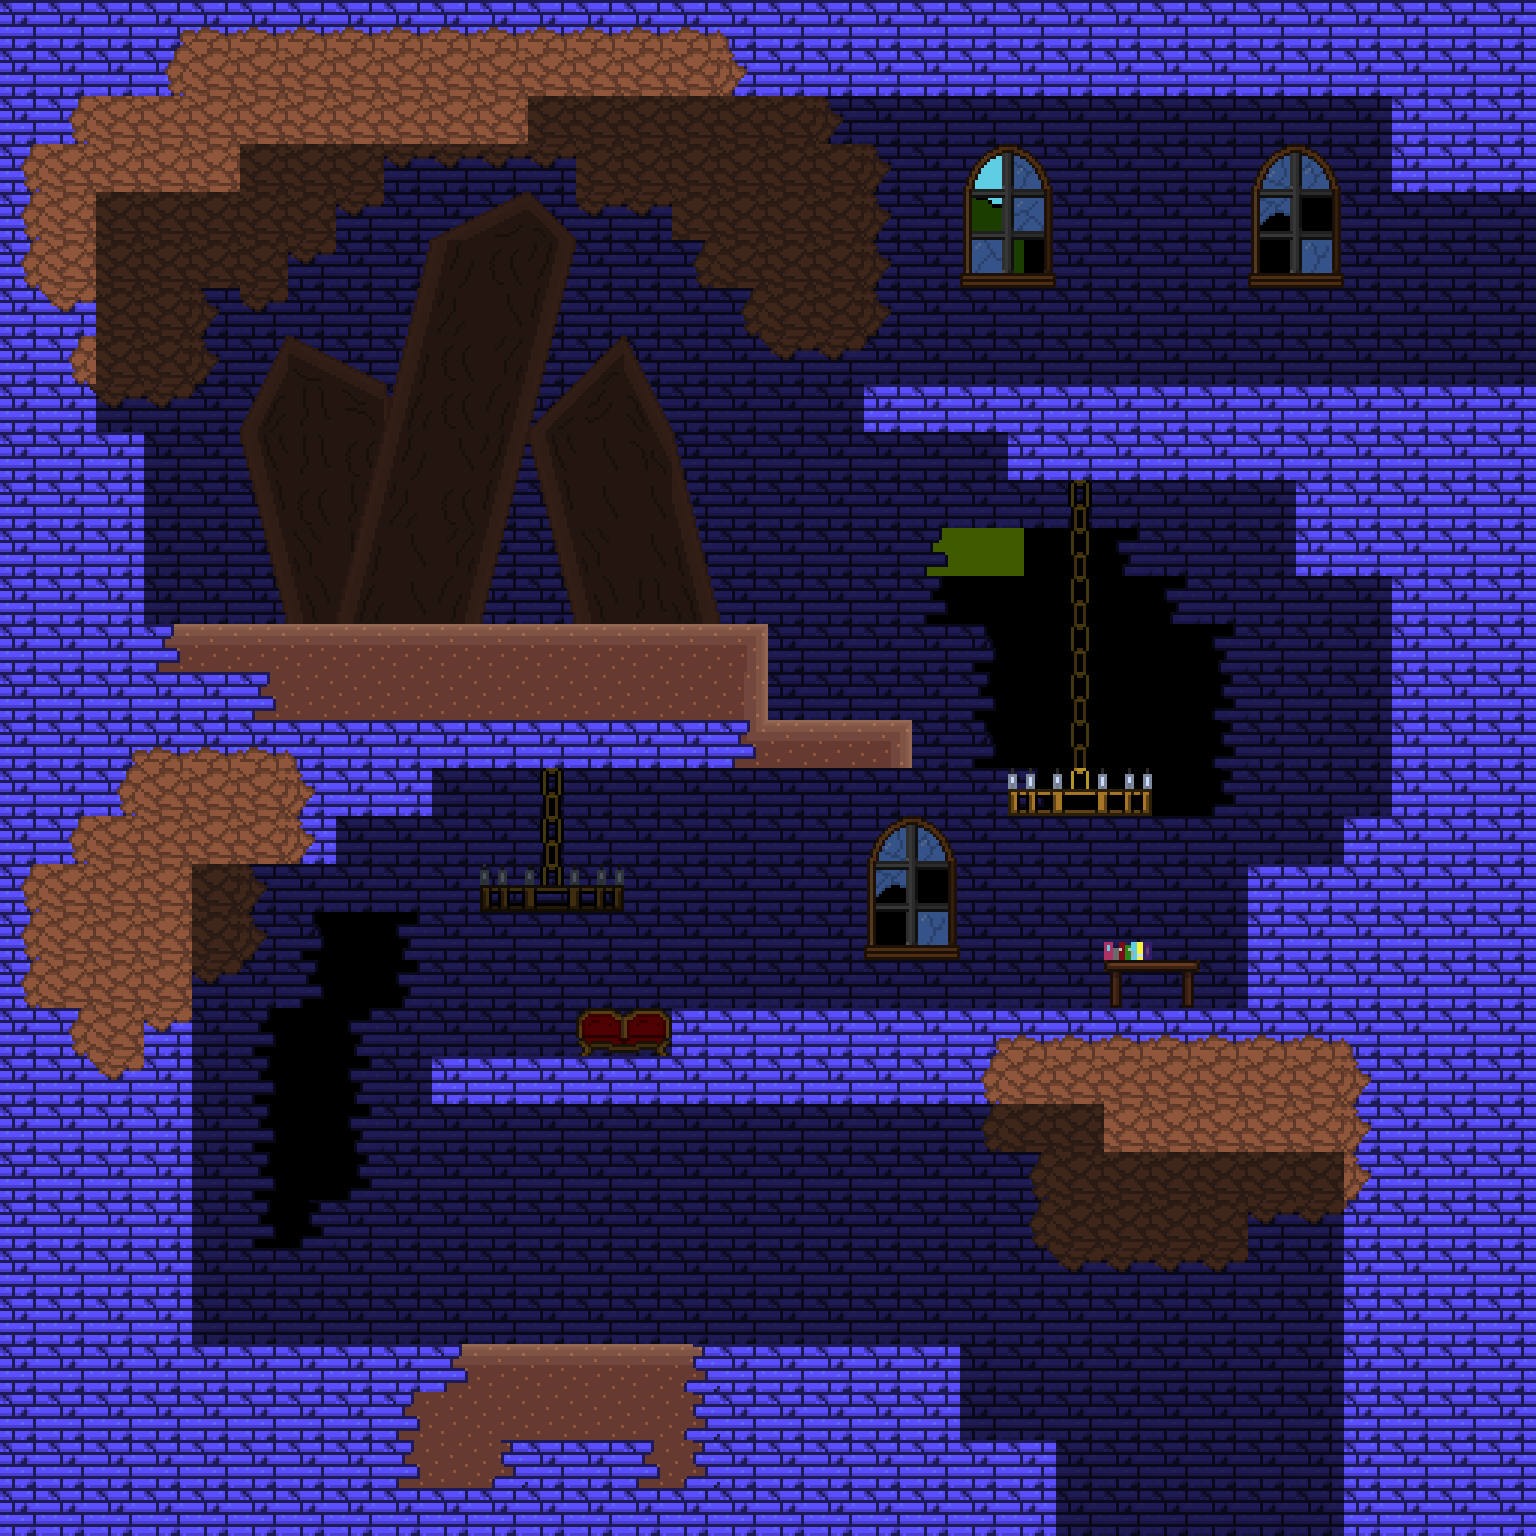

A 2D game scene composited from a Tiled map and its tileset images. What follows is a short description and the map's XML, with each tile layer's data collapsed to a summary:
An orthogonal 32x32 tile map with 48x48 px tiles, 4 tile layers (back_tiles, back_second, front, front_second), 4 tilesets, 3 image layers and 36 objects (5x HazardRockBlock, 2x SpawnPoint, 2x EnemyGroundedElemental, 2x Portal, SpellUnlockGround, ...).

<map version="1.11" tiledversion="1.11.0" orientation="orthogonal" renderorder="right-down" width="32" height="32" tilewidth="48" tileheight="48" infinite="0" nextlayerid="22" nextobjectid="200">
 <tileset firstgid="1" name="tileset01" tilewidth="48" tileheight="48" tilecount="176" columns="16">
  <image source="../tilesets/tileset01.png" width="768" height="528" />
 </tileset>
 <tileset firstgid="177" name="tileset02" tilewidth="48" tileheight="48" tilecount="121" columns="11">
  <image source="../tilesets/tileset02.png" width="528" height="528" />
 </tileset>
 <tileset firstgid="298" name="tileset03" tilewidth="48" tileheight="48" tilecount="306" columns="17">
  <image source="../tilesets/tileset03.png" width="816" height="864" />
 </tileset>
 <tileset firstgid="604" name="objects" tilewidth="48" tileheight="48" tilecount="64" columns="8">
  <image source="../tilesets/objects.png" width="384" height="384" />
 </tileset>
 <imagelayer id="17" name="Image Layer 1">
  <image source="../Backgrounds/ground_back.png" width="1024" height="576" />
  <properties>
   <property name="depth" type="int" value="3000" />
   <property name="parallax_x" type="float" value="1" />
   <property name="parallax_y" type="float" value="1" />
   <property name="repeat_y" type="bool" value="true" />
  </properties>
 </imagelayer>
 <imagelayer id="18" name="Image Layer 2">
  <image source="../Backgrounds/ground_far.png" width="1024" height="576" />
  <properties>
   <property name="depth" type="int" value="2900" />
   <property name="parallax_x" type="float" value="0.8" />
   <property name="parallax_y" type="float" value="0.1" />
   <property name="repeat_y" type="bool" value="false" />
  </properties>
 </imagelayer>
 <imagelayer id="19" name="Image Layer 3">
  <image source="../Backgrounds/ground_front.png" width="1024" height="576" />
  <properties>
   <property name="depth" type="int" value="2800" />
   <property name="parallax_x" type="float" value="0.9" />
   <property name="parallax_y" type="float" value="0.2" />
   <property name="repeat_y" type="bool" value="false" />
  </properties>
 </imagelayer>
 <layer id="11" name="back_tiles" width="32" height="32">
  <properties>
   <property name="depth" type="int" value="1050" />
   <property name="tileset" type="int" value="0" />
  </properties>
  <data>[1024 cells, 809 non-empty, 18 distinct tile ids]</data>
 </layer>
 <layer id="21" name="back_second" width="32" height="32">
  <properties>
   <property name="depth" type="int" value="1000" />
   <property name="tileset" type="int" value="2" />
  </properties>
  <data>[1024 cells, 301 non-empty, 49 distinct tile ids]</data>
 </layer>
 <layer id="12" name="front" width="32" height="32">
  <properties>
   <property name="depth" type="int" value="950" />
   <property name="tileset" type="int" value="0" />
  </properties>
  <data>[1024 cells, 30 non-empty, 14 distinct tile ids]</data>
 </layer>
 <layer id="20" name="front_second" width="32" height="32">
  <properties>
   <property name="depth" type="int" value="900" />
   <property name="tileset" type="int" value="2" />
  </properties>
  <data>[1024 cells, 19 non-empty, 11 distinct tile ids]</data>
 </layer>
 <objectgroup color="#ffaa00" id="16" name="spawnpoints">
  <object id="106" type="SpawnPoint" x="1056" y="1440" width="48" height="48">
   <properties>
    <property name="id" type="int" value="1" />
   </properties>
  </object>
  <object id="170" type="SpawnPoint" x="1488" y="192" width="48" height="48">
   <properties>
    <property name="id" type="int" value="0" />
   </properties>
  </object>
 </objectgroup>
 <objectgroup id="14" name="objects">
  <object id="191" type="SpellUnlockGround" x="384" y="480" width="48" height="48" />
  <object id="192" type="EnemyGroundedElemental" x="768" y="960" width="48" height="48">
   <properties>
    <property name="color" type="int" value="1" />
   </properties>
  </object>
  <object id="193" type="EnemyGroundedElemental" x="1056" y="960" width="48" height="48">
   <properties>
    <property name="color" type="int" value="1" />
   </properties>
  </object>
  <object id="194" type="EnemyShieldMonster" x="720" y="1200" width="144" height="144">
   <properties>
    <property name="color" type="int" value="1" />
   </properties>
  </object>
  <object id="195" type="HazardRockBlock" x="240" y="1056" width="48" height="48">
   <properties>
    <property name="color" type="int" value="1" />
   </properties>
  </object>
  <object id="196" type="HazardRockBlock" x="288" y="1056" width="48" height="48">
   <properties>
    <property name="color" type="int" value="1" />
   </properties>
  </object>
  <object id="197" type="HazardRockBlock" x="336" y="1056" width="48" height="48">
   <properties>
    <property name="color" type="int" value="1" />
   </properties>
  </object>
  <object id="198" type="HazardRockBlock" x="384" y="1056" width="48" height="48">
   <properties>
    <property name="color" type="int" value="1" />
   </properties>
  </object>
  <object id="199" type="HazardRockBlock" x="192" y="1056" width="48" height="48">
   <properties>
    <property name="color" type="int" value="1" />
   </properties>
  </object>
 </objectgroup>
 <objectgroup color="#0000ff" id="13" name="walls">
  <properties>
   <property name="isWallLayer" type="bool" value="true" />
  </properties>
  <object id="47" x="0" y="0" width="96" height="864" />
  <object id="50" x="0" y="1344" width="960" height="192" />
  <object id="52" x="96" y="0" width="144" height="192" />
  <object id="54" x="240" y="0" width="288" height="144" />
  <object id="82" x="96" y="432" width="48" height="192" />
  <object id="110" x="1344" y="816" width="48" height="720" />
  <object id="112" x="528" y="0" width="864" height="96" />
  <object id="123" x="1392" y="0" width="144" height="192" />
  <object id="140" x="1296" y="384" width="96" height="192" />
  <object id="142" x="1392" y="384" width="144" height="1152" />
  <object id="171" x="1008" y="384" width="288" height="96" />
  <object id="172" x="864" y="384" width="144" height="48" />
  <object id="173" x="96" y="624" width="672" height="144" />
  <object id="174" x="768" y="720" width="144" height="48" />
  <object id="175" x="96" y="768" width="96" height="576" />
  <object id="176" x="192" y="768" width="144" height="96" />
  <object id="177" x="336" y="768" width="96" height="48" />
  <object id="178" x="672" y="1008" width="576" height="96" />
  <object id="179" x="1248" y="864" width="96" height="288" />
  <object id="180" x="960" y="1440" width="96" height="96" />
  <object id="181" x="1104" y="1104" width="144" height="48" />
  <object id="182" x="432" y="1056" width="240" height="48" />
  <object id="190" x="1008" y="768" width="144" height="48" />
 </objectgroup>
 <objectgroup color="#00ff00" id="15" name="doors">
  <object id="107" type="Portal" x="1056" y="1584" width="288" height="48">
   <properties>
    <property name="horizontal" type="bool" value="true" />
    <property name="id_point" type="int" value="0" />
    <property name="id_room" type="int" value="31" />
   </properties>
  </object>
  <object id="169" type="Portal" x="1584" y="192" width="48" height="192">
   <properties>
    <property name="horizontal" type="bool" value="false" />
    <property name="id_point" type="int" value="0" />
    <property name="id_room" type="int" value="28" />
   </properties>
  </object>
 </objectgroup>
</map>
